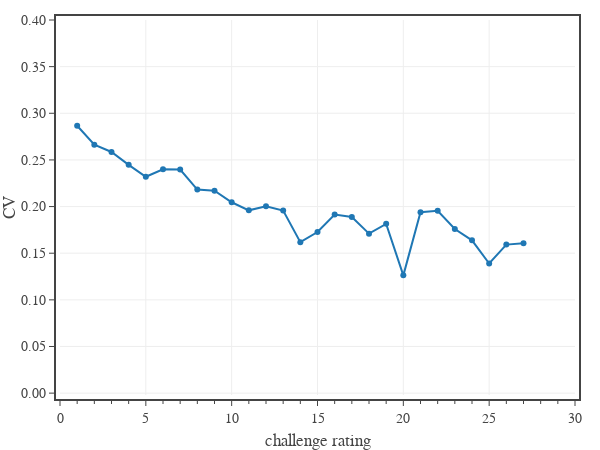

Notebook code cell kept with this figure:
### Code cell
# plot monster damage average CV vs CR
import pandas as pd

# create figure
fig = go.Figure(
    layout=go.Layout(
        template=tfb.FIG_TEMPLATE,
        xaxis=dict(
            title_text='challenge rating',
            range=[0,30],
            tick0=0, dtick=5,
            minor=dict(tick0=0, dtick=1),
        ),
        yaxis=dict(
            range=[-0.002,0.40],
            title_text='CV',
            tickformat='0.2f',
        ),
        legend=dict(
            xanchor='left', yanchor='top',
            x=0.00, y=1.00,
            orientation='v',
            tracegroupgap=0,
        )
    )
)

# load data
df = pd.read_csv('../../assets/data/monster-damage-variability.csv')
df = df.astype({
    'monster': 'str', 
    'id': 'str',
    'CR': 'float32', 
    'feature': 'str', 
    'mean': 'float32', 
    'variance': 'float32', 
    'standard deviation': 'float32', 
    'sigma/mean': 'float32', 
})
dfG = df[['CR','mean','variance','standard deviation','sigma/mean']].groupby(['CR']).mean().reset_index()
dfG.sort_values('CR', inplace=True)
dfG = dfG[dfG['CR'].between(1,30)]

fig.add_trace(go.Scatter(
    x=dfG['CR'], 
    y=dfG['sigma/mean'],
    name=f'monsters',
    mode='markers+lines',
    customdata=dfG['mean'],
    hovertemplate=
        'CR %{x:.0f}<br>'+
        'CV %{y:,.2f}<br>' + 
        'damage %{customdata:,.1f}' + 
        '<extra></extra>'
))

# show figure
fig.update_layout(width=600, height=450, barmode='group')
fig.show(config=tfb.FIG_CONFIG)

# save figures
if SAVEFIGS:
    fig.update_layout(autosize=True, width=None, height=None)
    tfb.save_fig_html(fig, format='large', name=f'./fig-monster-damage-cv-vs-cr-large')
    tfb.save_fig_html(fig, format='small', name=f'./fig-monster-damage-cv-vs-cr-small')

### Figure 1 — Plotly figure (JSON) as saved in the notebook; plotly's stock layout.template omitted (floating-point values rounded to 4 significant figures)
{"data": [{"customdata": [8.351, 10.41, 11.34, 14.17, 15.25, 17.16, 16.39, 24.16, 22.77, 23.46, 25.06, 27.19, 31.56, 33.89, 33.57, 30.92, 33.79, 28.46, 34, 38.42, 44.9, 28.3, 32.64, 42.4, 65, 40.92, 49.1], "hovertemplate": "CR %{x:.0f}<br>CV %{y:,.2f}<br>damage %{customdata:,.1f}<extra></extra>", "mode": "markers+lines", "name": "monsters", "type": "scatter", "x": [1, 2, 3, 4, 5, 6, 7, 8, 9, 10, 11, 12, 13, 14, 15, 16, 17, 18, 19, 20, 21, 22, 23, 24, 25, 26, 27], "y": [0.2867, 0.2663, 0.2585, 0.2447, 0.232, 0.24, 0.2397, 0.2182, 0.217, 0.2046, 0.196, 0.2002, 0.1958, 0.1618, 0.1727, 0.1914, 0.1888, 0.171, 0.1815, 0.1262, 0.1939, 0.1955, 0.1759, 0.1638, 0.139, 0.1592, 0.1607]}], "layout": {"barmode": "group", "height": 450, "legend": {"orientation": "v", "tracegroupgap": 0, "x": 0, "xanchor": "left", "y": 1, "yanchor": "top"}, "width": 600, "xaxis": {"dtick": 5, "minor": {"dtick": 1, "tick0": 0}, "range": [0, 30], "tick0": 0, "title": {"text": "challenge rating"}}, "yaxis": {"range": [-0.002, 0.4], "tickformat": "0.2f", "title": {"text": "CV"}}}}
